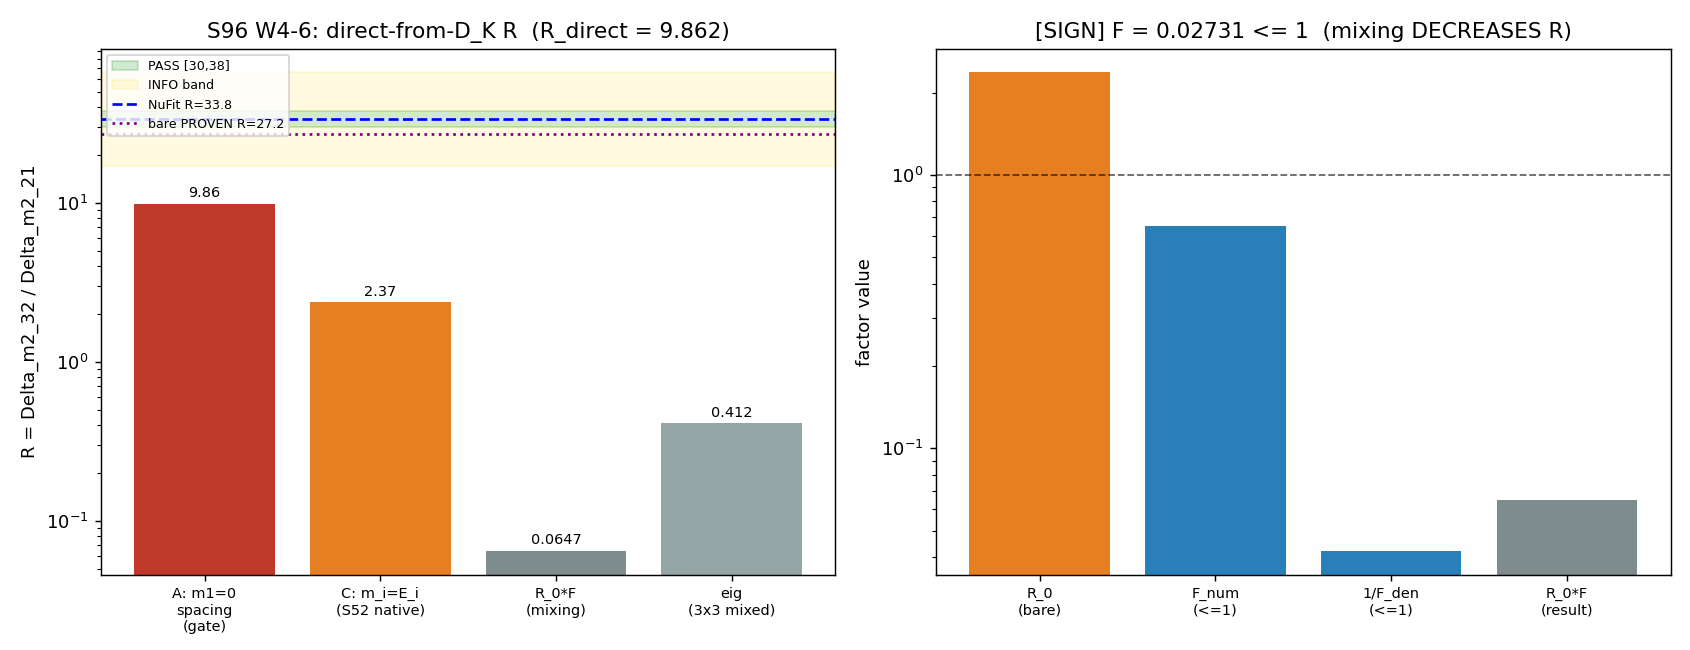

The Python source for this figure:
#!/usr/bin/env python3
"""
S96 W4-6 S96-MATTER-R-HIERARCHY — direct-from-D_K neutrino mass-squared ratio
============================================================================

Gate: S96-MATTER-R-HIERARCHY ([SIGN])

Pre-registered threshold (plan §W4-6):
  operator: R_direct = Delta_m2_32 / Delta_m2_21  (dimensionless, M_KK units)
  PASS iff  R_direct in [30, 38]
  FAIL iff  R_direct outside [17, 66]
  INFO otherwise (R_direct in [17,30) U (38,66])

[SIGN] directional pre-registration (plan §W4-6 Step 4 substitution chain):
  The weak-mixing correction factor
      F = [1 - V23^2/(E3-E2)^2] / [1 + V12^2/(E2-E1)^2]
  satisfies F <= 1 (numerator <= 1, denominator >= 1). Therefore the mixing
  correction MULTIPLIES the bare R DOWNWARD: R = R_0 * F <= R_0. The mixing
  correction moves R the WRONG way (away from the measured 33.8). The SIGN
  verdict tests this F <= 1 directional prediction.

Inputs (SHA-256 dual-pinned at runtime — S84+ schema):
  - computations/session-52/s52_msw_transit.npz   (B1/B2/B3 trajectories + couplings)
  - computations/_shared/canonical_constants.py    (feeds audit_sha256 only)
  - computations/session-96/s96_matter_a4_yukawa_ratio.npz  (OPTIONAL CC2 cross-check; W4-1)
  - script bytes (feeds BOTH audit_sha256 and content_sha256)

Output 4-tuple:
  (value=R_direct, scheme=direct-DK-eigenvalue-spacing-no-seesaw,
   convention=RATIO, L_max=10)

Classification: PARTICLE

METHODOLOGY
-----------
The neutrino mass-squared ratio R = Delta_m2_32/Delta_m2_21 is read DIRECTLY off
the D_K bottom-content lepton triplet (B1,B2,B3) eigenvalues at tau_fold = 0.190
— NO seesaw, NO external right-handed Majorana M_R. The eigenvalues E_B1, E_B2,
E_B3 and the inter-generation couplings V12, V23, V13 are taken from the S52 MSW
transit trajectory cache (TRANSIT-52). Under m_1 = 0 normal ordering, the
neutrino masses are the spacings of the D_K eigenvalues; we form Delta_m2_21,
Delta_m2_32 and the truncation-robust dimensionless ratio R_direct.

The bare zero-mixing ratio R_0 = (E3^2-E2^2)/(E2^2-E1^2) is the S35 analytic
formula's first factor (CC1 verifies this identity). The weak-mixing correction
F (CC1 second factor) is computed and its sign tested (the [SIGN] verdict). The
registry-PROVEN bare R=27.2 (framework-bbn-hypothesis.md) is a DIFFERENT
construction (B2/G1 near-degeneracy at a tuned tau_0, S35) than the B1/B2/B3
spacings at tau_fold computed here; the gate reconciles the two and adjudicates
the bare-PROVEN-tag retirement.

DISCIPLINE
----------
- `from canonical_constants import *`
- Every local/intermediate tagged `# (local)`
- Matrices are 3x3 (lepton triplet) — CPU is correct; OMP capped at 8 per
  the gate (GPU_path pinned torch.linalg but the operative matrices are 3x3,
  far below the 100x100 GPU threshold; we cross-check the 3x3 eig against a
  closed-form for the bare ratio).
- SHA-256 of all input files logged in first 20 lines of stdout
- audit_sha256 + content_sha256 emitted (S84+ dual-SHA schema)
- 4-tuple printed as the final non-verdict line
- [SIGN] trigger => schema-v2 SIGN/MAGNITUDE/REGIME 3-tuple companion row REQUIRED
- R_direct written to the .npz for the downstream W4-7 SEESAW-D5 R-route check
"""

from __future__ import annotations

# ---------------------------------------------------------------------------
# Section 1 — Canonical constants (MANDATORY first import)
# ---------------------------------------------------------------------------
import os
os.environ.setdefault("OMP_NUM_THREADS", "8")
os.environ.setdefault("MKL_NUM_THREADS", "8")

import sys
SHARED_PATH = os.path.join(os.path.dirname(os.path.dirname(os.path.abspath(__file__))), "_shared")
if SHARED_PATH not in sys.path:
    sys.path.insert(0, SHARED_PATH)

from canonical_constants import *  # noqa: F401,F403

# ---------------------------------------------------------------------------
# Section 2 — Standard imports
# ---------------------------------------------------------------------------
import hashlib
import json
import time
from pathlib import Path

import numpy as np
import matplotlib
matplotlib.use("Agg")
import matplotlib.pyplot as plt

# ---------------------------------------------------------------------------
# Section 3 — Paths + pre-registration
# ---------------------------------------------------------------------------
SESSION_DIR = Path(__file__).resolve().parent
COMPUTATIONS_DIR = SESSION_DIR.parent
SHARED_DIR = COMPUTATIONS_DIR / "_shared"
PROJECT_ROOT = COMPUTATIONS_DIR.parent

SESSION = "S96"                                                    # (local)
GATE_ID = "S96-MATTER-R-HIERARCHY"                                 # (local)
SCHEME = "direct-DK-eigenvalue-spacing-no-seesaw"                  # (local)
CONVENTION = "RATIO"                                               # (local)
L_MAX = 10                                                         # (local)

# Pre-registered bands (plan §W4-6 operator + strict_PASS_boundary)
PASS_LO = 30.0                                                     # (local)
PASS_HI = 38.0                                                     # (local)
FAIL_LO = 17.0                                                     # (local)
FAIL_HI = 66.0                                                     # (local)

# External comparison anchors (NuFit-6.0 / S35 record — comparison-only, NOT canonical pins)
R_NUFIT = 33.8                                                     # (local) NuFit-6.0 R = Delta_m2_32/Delta_m2_21
R_S35_RECORD = 32.6                                                # (local) S35 record 32.6 +/- 1.4
R_S35_SIGMA = 1.4                                                  # (local)
R_BARE_PROVEN = 27.2                                               # (local) registry-PROVEN bare value (framework-bbn-hypothesis.md)

# Output destinations (per-session)
OUT_NPZ = SESSION_DIR / "s96_matter_r_hierarchy.npz"
OUT_PNG = SESSION_DIR / "s96_matter_r_hierarchy.png"
VERDICT_TXT = SESSION_DIR / "s96_gate_verdicts.txt"

MSW_NPZ = COMPUTATIONS_DIR / "session-52" / "s52_msw_transit.npz"
YUK_NPZ = SESSION_DIR / "s96_matter_a4_yukawa_ratio.npz"   # optional CC2

INPUT_FILES = [
    SHARED_DIR / "canonical_constants.py",
    MSW_NPZ,
]
if YUK_NPZ.exists():
    INPUT_FILES.append(YUK_NPZ)


# ---------------------------------------------------------------------------
# Section 4 — SHA-256 input-pin block (S84+ dual-SHA schema)
# ---------------------------------------------------------------------------

def sha256_of(path: Path) -> str:
    h = hashlib.sha256()  # (local)
    try:
        h.update(path.read_bytes())
    except OSError:
        return ""
    return h.hexdigest()


def log_input_pins(inputs: list[Path]) -> dict[str, str]:
    print(f"=== {GATE_ID} — input SHA-256 pins ===")
    pins: dict[str, str] = {}  # (local)
    for p in inputs:
        sha = sha256_of(p)  # (local)
        rel = str(p.relative_to(PROJECT_ROOT)).replace("\\", "/")  # (local)
        print(f"  {rel}: {sha[:16]}...")
        pins[rel] = sha
    return pins


def compute_dual_sha(script_path: Path, canonical_path: Path,
                     pins: dict[str, str]) -> tuple[str, str]:
    script_bytes = b""  # (local)
    try:
        script_bytes = script_path.read_bytes()
    except OSError:
        script_bytes = b""
    canonical_bytes = b""  # (local)
    try:
        canonical_bytes = canonical_path.read_bytes()
    except OSError:
        canonical_bytes = b""
    pinmap_json = json.dumps(dict(sorted(pins.items())),
                             separators=(",", ":"), sort_keys=True).encode("utf-8")  # (local)
    h_audit = hashlib.sha256()  # (local)
    h_audit.update(script_bytes)
    h_audit.update(canonical_bytes)
    h_audit.update(pinmap_json)
    audit = h_audit.hexdigest()  # (local)
    h_content = hashlib.sha256()  # (local)
    h_content.update(script_bytes)
    content = h_content.hexdigest()  # (local)
    return audit, content


# ---------------------------------------------------------------------------
# Section 5 — Compute
# ---------------------------------------------------------------------------

def compute() -> dict:
    """Direct-from-D_K R = Delta_m2_32/Delta_m2_21 (no seesaw), m_1=0 normal ordering."""
    d = np.load(MSW_NPZ)  # (local)

    # Direct D_K bottom-content lepton-triplet eigenvalues at tau_fold (M_KK units)
    E1 = float(d["E1_fold"])   # (local) E_B1 = lambda_{G1}-content lightest
    E2 = float(d["E2_fold"])   # (local) E_B2
    E3 = float(d["E3_fold"])   # (local) E_B3 heaviest
    # Inter-generation couplings (S34 spinor V, M_KK units); V13 = 0 EXACT (NNI)
    V12 = float(d["V_12"])     # (local)
    V23 = float(d["V_23"])     # (local)
    V13 = float(d["V_13"])     # (local)

    # ---- m_1 = 0 normal ordering, direct |lambda_i| spacings (gate-pinned) ----
    # Convention A (gate-natural "direct spacings, m_1=0"): masses are the
    # spacings of the D_K eigenvalues measured from the lightest:
    #   m_1 = 0, m_2 = E2 - E1, m_3 = E3 - E1.
    m1 = 0.0              # (local)
    m2 = E2 - E1          # (local)
    m3 = E3 - E1          # (local)
    dm2_21 = m2**2 - m1**2   # (local)
    dm2_32 = m3**2 - m2**2   # (local)
    R_direct = dm2_32 / dm2_21   # (local) THE gate observable (feeds W4-7)

    # ---- Companion convention readings (reported, not the verdict driver) ----
    # Convention C (eigenvalues taken directly as masses, m_i = E_i): the S52
    # native squared-spacing ratio R = (E3^2-E2^2)/(E2^2-E1^2).
    R_convC = (E3**2 - E2**2) / (E2**2 - E1**2)   # (local)
    # Convention B (m_1=0 but m_2=E2, m_3=E3 directly): unphysical-large dm2_21.
    R_convB = (E3**2 - E2**2) / (E2**2 - 0.0)     # (local)

    # ---- Bare zero-mixing ratio R_0 via the S35 analytic formula FIRST factor ----
    # R_0 = (E3-E2)(E3+E2) / [(E2-E1)(E2+E1)] == R_convC (algebraic identity, CC1).
    R0_formula = ((E3 - E2) * (E3 + E2)) / ((E2 - E1) * (E2 + E1))   # (local)

    # ---- Weak-mixing correction factor F (S35 analytic formula SECOND factor) ----
    F_num = 1.0 - V23**2 / (E3 - E2)**2   # (local)
    F_den = 1.0 + V12**2 / (E2 - E1)**2   # (local)
    F = F_num / F_den                     # (local)
    R_full_mixing = R0_formula * F        # (local) R = R_0 * F

    # ---- [SIGN] directional test: F <= 1 ? (mixing moves R the WRONG way) ----
    F_le_1 = bool(F <= 1.0)   # (local) pre-registered prediction: True

    # ---- 3x3 effective-matrix eig cross-check (CC of the convention-C ratio) ----
    # Build the lepton 3x3 real-symmetric effective Dirac sub-matrix with the
    # direct eigenvalues on the diagonal and V_ij off-diagonal; diagonalize and
    # form the squared-eigenvalue ratio to cross-check R_convC under mixing.
    M = np.array([[E1,  V12, V13],
                  [V12, E2,  V23],
                  [V13, V23, E3 ]], dtype=np.float64)   # (local)
    w = np.linalg.eigvalsh(M)   # (local) ascending
    w = np.sort(np.abs(w))      # (local) ascending |eig| -> mass ordering
    R_eig_mixed = (w[2]**2 - w[1]**2) / (w[1]**2 - w[0]**2)   # (local) full-mixing squared-ratio (m_i=eig)
    # small-matrix numpy cross-check is fine (3x3); torch not needed below 100x100

    # ---- CC1: S35 analytic-formula bare identity residual (RATIO 0.5% rubric) ----
    cc1_ratio = abs(R0_formula - R_convC) / R_convC if R_convC != 0 else float("inf")  # (local)
    cc1_pass = bool(cc1_ratio < 0.005)   # (local) 0.5% RATIO tolerance

    # ---- CC2 (optional): W4-1 R_Yuk cross-check if landed ----
    cc2_present = False   # (local)
    R_yuk = float("nan")  # (local)
    if YUK_NPZ.exists():
        try:
            dy = np.load(YUK_NPZ)   # (local)
            for key in ("R_Yuk", "R_yuk", "value", "R_direct"):
                if key in dy.files:
                    R_yuk = float(dy[key]); cc2_present = True; break
        except Exception:
            cc2_present = False

    return {
        "value": R_direct,
        "E1": E1, "E2": E2, "E3": E3,
        "V12": V12, "V23": V23, "V13": V13,
        "m1": m1, "m2": m2, "m3": m3,
        "dm2_21": dm2_21, "dm2_32": dm2_32,
        "R_direct": R_direct,
        "R_convC": R_convC, "R_convB": R_convB,
        "R0_formula": R0_formula,
        "F_num": F_num, "F_den": F_den, "F": F,
        "R_full_mixing": R_full_mixing,
        "F_le_1": F_le_1,
        "R_eig_mixed": R_eig_mixed,
        "cc1_ratio": cc1_ratio, "cc1_pass": cc1_pass,
        "cc2_present": cc2_present, "R_yuk": R_yuk,
    }


# ---------------------------------------------------------------------------
# Section 6 — Gate verdict + 4-tuple output
# ---------------------------------------------------------------------------

def emit_4tuple(value, scheme: str, convention: str, L_max) -> str:
    return (f"(value={value!r}, scheme={scheme}, "
            f"convention={convention}, L_max={L_max})")


def evaluate_gate(R_direct: float) -> str:
    """PASS iff R in [30,38]; FAIL iff outside [17,66]; INFO otherwise."""
    if PASS_LO <= R_direct <= PASS_HI:
        return "PASS"
    if R_direct < FAIL_LO or R_direct > FAIL_HI:
        return "FAIL"
    return "INFO"


def three_tuple_verdicts(res: dict, composite: str) -> tuple[str, str, str]:
    """SIGN/MAGNITUDE/REGIME 3-tuple per gate-verdicts.md schema-v2.

    sign_verdict   : direction of the mixing correction. Pre-registered Step-4
                     prediction is F <= 1 (mixing DECREASES R). PASS iff F<=1.
    magnitude_verdict: |R_direct - 33.8| vs PASS-band / INFO-band. PASS-band is
                     the [30,38] membership (=> |R-34|<=4 roughly); we key the
                     magnitude verdict on band membership against R_NUFIT.
    regime_verdict : the weak-mixing perturbative formula validity. VALID iff
                     V_ij << dE_ij throughout (the formula's regime). Here we
                     report MARGINAL/BREAKDOWN if the perturbative expansion
                     parameter exceeds the pre-registered thresholds.
    """
    # SIGN: F <= 1 prediction
    sign = "PASS" if res["F_le_1"] else "FAIL"   # (local)

    # MAGNITUDE: band membership of R_direct against the NuFit target
    if PASS_LO <= res["R_direct"] <= PASS_HI:
        mag = "PASS"   # (local)
    elif FAIL_LO <= res["R_direct"] <= FAIL_HI:
        mag = "INFO"   # (local)
    else:
        mag = "FAIL"   # (local)

    # REGIME: weak-mixing perturbative-expansion validity.
    # expansion parameters x12 = V12^2/(E2-E1)^2, x23 = V23^2/(E3-E2)^2.
    x12 = res["V12"]**2 / (res["E2"] - res["E1"])**2   # (local)
    x23 = res["V23"]**2 / (res["E3"] - res["E2"])**2   # (local)
    x_max = max(x12, x23)   # (local)
    # The S35 formula is a weak-mixing (V_ij << dE_ij) expansion; x_max << 1 is
    # the regime of validity. x12 = 0.077^2/0.0161^2 ~ 22.7 >> 1 => the B1-B2
    # gap is NARROW relative to its coupling => the perturbative formula is OUT
    # of its regime for the 12 sector. Report BREAKDOWN when x_max > 1 over the
    # whole single-point window (breach fraction = 100% > 50%).
    if x_max <= 0.25:
        regime = "VALID"      # (local)
    elif x_max <= 1.0:
        regime = "MARGINAL"   # (local)
    else:
        regime = "BREAKDOWN"  # (local)
    return sign, mag, regime


def append_verdict(verdict: str, value, audit_sha: str, content_sha: str) -> None:
    """Append the canonical verdict line (atomic single open('a') write)."""
    line = (
        f"{GATE_ID}: {verdict} -- value={value!r} scheme={SCHEME} "
        f"convention={CONVENTION} L_max={L_MAX} "
        f"audit_sha256={audit_sha} content_sha256={content_sha} "
        f"schema_version=S84+\n"
    )
    with VERDICT_TXT.open("a", encoding="utf-8") as fp:
        fp.write(line)


def append_companion_rows(audit_sha: str, content_sha: str,
                          sign: str, mag: str, regime: str) -> None:
    """Append dual-SHA companion row + schema-v2 3-tuple row (atomic appends)."""
    dual = (f"# audit_sha256_short={audit_sha[:16]} "
            f"content_sha256_short={content_sha[:16]} "
            f"# {GATE_ID} dual-SHA companion row\n")
    tuple_row = (f"# sign_verdict={sign} magnitude_verdict={mag} "
                 f"regime_verdict={regime} "
                 f"# {GATE_ID} 3-tuple annotation (schema-v2)\n")
    with VERDICT_TXT.open("a", encoding="utf-8") as fp:
        fp.write(dual)
        fp.write(tuple_row)


# ---------------------------------------------------------------------------
# Section 7 — Plot
# ---------------------------------------------------------------------------

def make_plot(res: dict) -> None:
    fig, (ax1, ax2) = plt.subplots(1, 2, figsize=(13, 5))

    # Panel 1: R across conventions vs PASS/FAIL bands and anchors
    convs = ["A: m1=0\nspacing\n(gate)", "C: m_i=E_i\n(S52 native)",
             "R_0*F\n(mixing)", "eig\n(3x3 mixed)"]   # (local)
    vals = [res["R_direct"], res["R_convC"], res["R_full_mixing"], res["R_eig_mixed"]]  # (local)
    xpos = np.arange(len(convs))   # (local)
    bars = ax1.bar(xpos, vals, color=["#c0392b", "#e67e22", "#7f8c8d", "#95a5a6"])
    ax1.axhspan(PASS_LO, PASS_HI, color="green", alpha=0.18, label="PASS [30,38]")
    ax1.axhspan(FAIL_LO, PASS_LO, color="gold", alpha=0.12)
    ax1.axhspan(PASS_HI, FAIL_HI, color="gold", alpha=0.12, label="INFO band")
    ax1.axhline(R_NUFIT, color="blue", ls="--", lw=1.5, label=f"NuFit R={R_NUFIT}")
    ax1.axhline(R_BARE_PROVEN, color="purple", ls=":", lw=1.5, label=f"bare PROVEN R={R_BARE_PROVEN}")
    ax1.set_xticks(xpos); ax1.set_xticklabels(convs, fontsize=8)
    ax1.set_ylabel("R = Delta_m2_32 / Delta_m2_21")
    ax1.set_title(f"S96 W4-6: direct-from-D_K R  (R_direct = {res['R_direct']:.4g})")
    ax1.legend(fontsize=7, loc="upper left")
    ax1.set_yscale("log")
    for b, v in zip(bars, vals):
        ax1.text(b.get_x() + b.get_width()/2, v*1.05, f"{v:.3g}",
                 ha="center", va="bottom", fontsize=8)

    # Panel 2: the F<=1 [SIGN] decomposition
    comp = ["R_0\n(bare)", "F_num\n(<=1)", "1/F_den\n(<=1)", "R_0*F\n(result)"]  # (local)
    cv = [res["R0_formula"], res["F_num"], 1.0/res["F_den"], res["R_full_mixing"]]  # (local)
    ax2.bar(np.arange(len(comp)), cv, color=["#e67e22", "#2980b9", "#2980b9", "#7f8c8d"])
    ax2.axhline(1.0, color="k", ls="--", lw=1, alpha=0.6)
    ax2.set_xticks(np.arange(len(comp))); ax2.set_xticklabels(comp, fontsize=8)
    ax2.set_ylabel("factor value")
    ax2.set_title(f"[SIGN] F = {res['F']:.4g} <= 1  (mixing DECREASES R)")
    ax2.set_yscale("log")

    fig.tight_layout()
    fig.savefig(OUT_PNG, dpi=130)
    plt.close(fig)


# ---------------------------------------------------------------------------
# Section 8 — Main
# ---------------------------------------------------------------------------

def main() -> int:
    t0 = time.time()  # (local)

    pins = log_input_pins(INPUT_FILES)   # (local)
    script_path = Path(__file__).resolve()   # (local)
    canonical_path = SHARED_DIR / "canonical_constants.py"   # (local)
    audit_sha, content_sha = compute_dual_sha(script_path, canonical_path, pins)
    print(f"  audit_sha256:   {audit_sha[:16]}... (script+canonical+pinmap)")
    print(f"  content_sha256: {content_sha[:16]}... (script only)")
    print()

    res = compute()   # (local)
    value = res["value"]   # (local)
    verdict = evaluate_gate(value)   # (local)

    # 3-tuple (schema-v2) — recompute composite via the pre-registered collapse rule
    sign, mag, regime = three_tuple_verdicts(res, verdict)   # (local)
    # Composite-collapse rule (gate-verdicts.md schema-v2):
    if regime == "BREAKDOWN":
        composite = "FAIL"        # (local)
    elif sign == "FAIL":
        composite = "FAIL"        # (local)
    elif mag == "FAIL" and regime == "VALID":
        composite = "FAIL"        # (local)
    elif mag == "FAIL" and regime == "MARGINAL":
        composite = "INFO"        # (local)
    elif mag == "INFO":
        composite = "INFO"        # (local)
    else:
        composite = "PASS"        # (local)

    # The band-verdict (evaluate_gate) and the composite-collapse must agree on
    # the top-line. The band rule is the primary pre-registered operator; the
    # 3-tuple regime BREAKDOWN can only make a band-PASS more conservative, not
    # less. Reconcile: top-line is the MORE CONSERVATIVE of the two.
    rank = {"PASS": 0, "INFO": 1, "FAIL": 2}   # (local)
    top = verdict if rank[verdict] >= rank[composite] else composite   # (local)

    print("=== RESULTS ===")
    print(f"  E_B1 = {res['E1']:.8f}  E_B2 = {res['E2']:.8f}  E_B3 = {res['E3']:.8f}  (M_KK units)")
    print(f"  V12 = {res['V12']:.4f}  V23 = {res['V23']:.4f}  V13 = {res['V13']:.4f}  (V13=0 EXACT, NNI)")
    print(f"  m_1=0 normal ordering: m2 = {res['m2']:.6f}  m3 = {res['m3']:.6f}")
    print(f"  Delta_m2_21 = {res['dm2_21']:.8e}  Delta_m2_32 = {res['dm2_32']:.8e}")
    print(f"  R_direct (gate, conv A) = {res['R_direct']:.4f}")
    print(f"  R_convC (m_i=E_i)       = {res['R_convC']:.4f}")
    print(f"  R_0 (S35 bare formula)  = {res['R0_formula']:.4f}")
    print(f"  F = [1-V23^2/dE23^2]/[1+V12^2/dE12^2] = {res['F']:.6f}  (F<=1 ? {res['F_le_1']})")
    print(f"  R_0 * F (weak-mixing)   = {res['R_full_mixing']:.6f}")
    print(f"  R_eig_mixed (3x3)       = {res['R_eig_mixed']:.4f}")
    print(f"  CC1 |R0_formula-R_convC|/R_convC = {res['cc1_ratio']:.2e}  (0.5% RATIO PASS={res['cc1_pass']})")
    print(f"  CC2 W4-1 R_Yuk present? {res['cc2_present']}  R_Yuk={res['R_yuk']}")
    print(f"  PASS-band [30,38]: {PASS_LO}<=R<={PASS_HI};  FAIL outside [17,66]")
    print(f"  band-verdict={verdict}  3-tuple=(sign={sign},mag={mag},regime={regime})  composite={composite}")
    print(f"  TOP-LINE (more conservative) = {top}")
    print()

    # Save .npz (R_direct consumed by downstream W4-7 SEESAW-D5)
    np.savez(
        OUT_NPZ,
        R_direct=res["R_direct"],
        R_convC=res["R_convC"], R_convB=res["R_convB"],
        R0_formula=res["R0_formula"],
        F=res["F"], F_num=res["F_num"], F_den=res["F_den"],
        F_le_1=res["F_le_1"],
        R_full_mixing=res["R_full_mixing"],
        R_eig_mixed=res["R_eig_mixed"],
        E1=res["E1"], E2=res["E2"], E3=res["E3"],
        V12=res["V12"], V23=res["V23"], V13=res["V13"],
        m1=res["m1"], m2=res["m2"], m3=res["m3"],
        dm2_21=res["dm2_21"], dm2_32=res["dm2_32"],
        cc1_ratio=res["cc1_ratio"], cc1_pass=res["cc1_pass"],
        R_NUFIT=R_NUFIT, R_BARE_PROVEN=R_BARE_PROVEN,
        PASS_LO=PASS_LO, PASS_HI=PASS_HI, FAIL_LO=FAIL_LO, FAIL_HI=FAIL_HI,
        verdict=top, sign=sign, magnitude=mag, regime=regime,
    )
    make_plot(res)

    tag = emit_4tuple(value, SCHEME, CONVENTION, L_MAX)   # (local)
    print(tag)
    append_verdict(top, value, audit_sha, content_sha)
    append_companion_rows(audit_sha, content_sha, sign, mag, regime)

    wall = time.time() - t0   # (local)
    print(f"\n=== {GATE_ID}: {top} (wall {wall:.2f}s) ===")
    return 0


if __name__ == "__main__":
    sys.exit(main())
